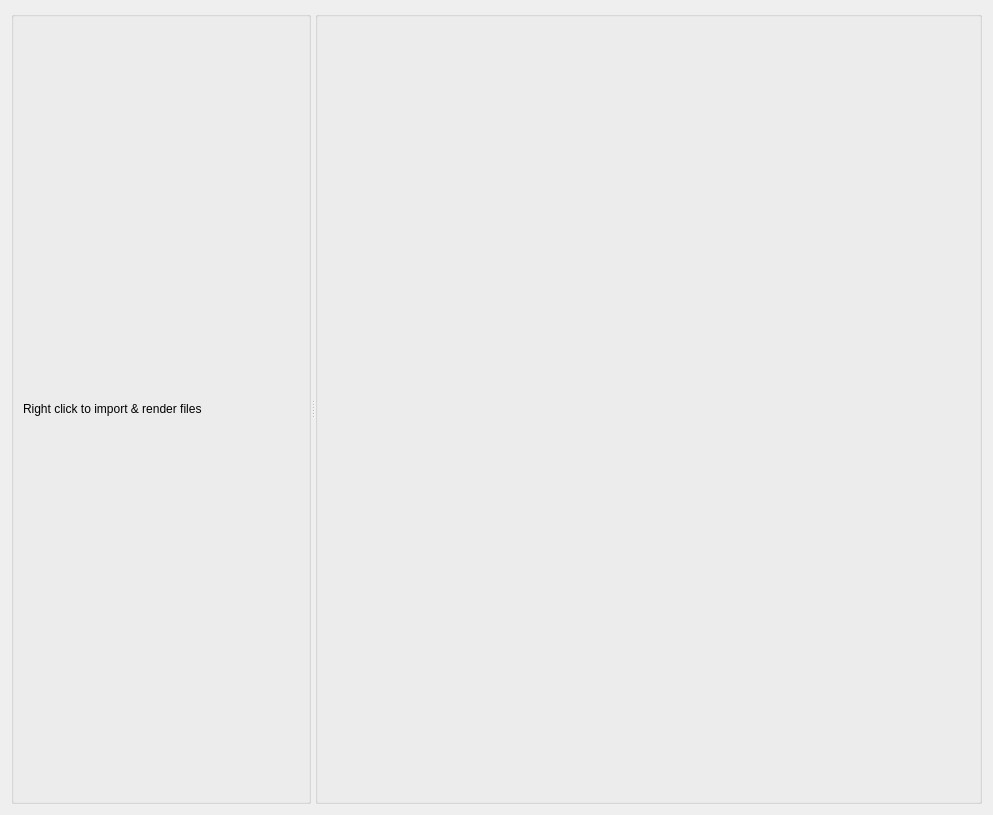
<?xml version="1.0" encoding="UTF-8"?>
<ui version="4.0">
 <class>MainWidget</class>
 <widget class="QWidget" name="MainWidget">
  <property name="geometry">
   <rect>
    <x>0</x>
    <y>0</y>
    <width>993</width>
    <height>815</height>
   </rect>
  </property>
  <property name="windowTitle">
   <string>Form</string>
  </property>
  <layout class="QGridLayout" name="gridLayout_3">
   <item row="1" column="0">
    <layout class="QVBoxLayout" name="verticalLayout_3">
     <item>
      <widget class="QSplitter" name="splitter">
       <property name="orientation">
        <enum>Qt::Horizontal</enum>
       </property>
       <widget class="QGroupBox" name="groupBox">
        <property name="maximumSize">
         <size>
          <width>300</width>
          <height>16777215</height>
         </size>
        </property>
        <property name="title">
         <string/>
        </property>
        <layout class="QGridLayout" name="gridLayout">
         <item row="0" column="0">
          <layout class="QVBoxLayout" name="verticalLayout">
           <item>
            <widget class="QLabel" name="label">
             <property name="text">
              <string>Right click to import &amp; render files</string>
             </property>
            </widget>
           </item>
           <item>
            <layout class="QVBoxLayout" name="treeWidgetLayout"/>
           </item>
          </layout>
         </item>
        </layout>
       </widget>
       <widget class="QGroupBox" name="groupBox_2">
        <property name="title">
         <string/>
        </property>
        <layout class="QGridLayout" name="gridLayout_2">
         <item row="0" column="0">
          <widget class="QStackedWidget" name="stackedWidget">
           <widget class="QWidget" name="page"/>
           <widget class="QWidget" name="page_2"/>
          </widget>
         </item>
        </layout>
       </widget>
      </widget>
     </item>
    </layout>
   </item>
  </layout>
 </widget>
 <resources/>
 <connections/>
</ui>
